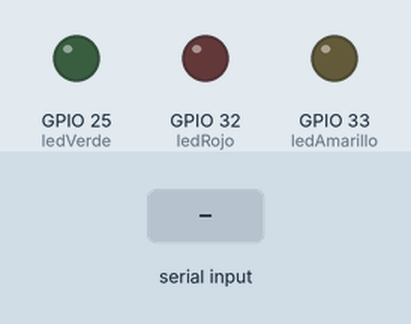
Simulated run of this sketch. Board: ESP32. Shown: output pins drawn as LEDs (lit = HIGH). Dashed ring = blinking. Inputs (shaded band) come from the test bench.

Above: at 1.2 s.
1.3 s: "2" received over Serial
At 1.65 s:
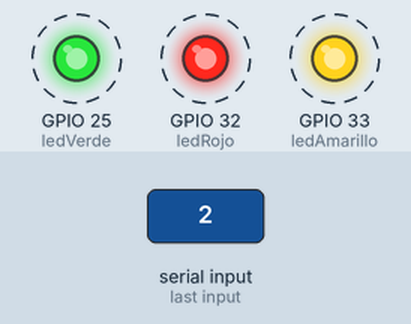
Timing chart, 0 to 4.3 s (numbered marks = the images above; inputs shaded):
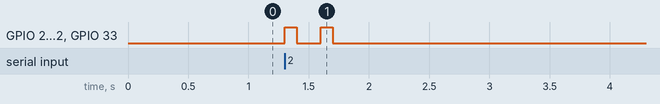

The sketch:

valores_numericos.ino
```cpp
/*
   Valores Numericos

    En este ejemplo podremos enviar un numero del 1 al 9
    empleando el monitor serial y los leds en la placa brillaran
    la misma cantidad de veces.

  Nota:
  - No se requiere de ninguna libreria adicional para esta actividad
  - Es necesario tener la Placa Educativa conectada a su computadora,
    y haber seleccionado la placa correspondiente en herramientas.

  Año 2022
  http://www.faniot.com.ar

*/

int option;              //Declaro una variable que utilizare posteriormente
int ledRojo = 32;       //Declaro en que pin se encuentra mi led Rojo
int ledAmarillo = 33;  //Declaro en que pin se encuentra mi led Amarillo
int ledVerde = 25;    //Declaro en que pin se encuentra mi led Verde


void setup(){
 Serial.begin(115200);                 //Iniciamos la comunicacion serial
 pinMode(ledRojo, OUTPUT);         // Inicializo los pines digitales de los tres siguientes como salida.
 pinMode(ledAmarillo, OUTPUT);
 pinMode(ledVerde, OUTPUT);
}//Final del Setup

void loop(){
  if (Serial.available()>0){                              //si existe información pendiente
    char option = Serial.read();                                                   //leeemos la opcion
    if (option >= '1' && option <= '9'){                                          //si la opcion esta entre '1' y '9'
        option -= '0';                           //restamos el valor '0' para obtener el numero enviado
        for(int i=0;i<option;i++){
           digitalWrite(ledRojo, HIGH);         //Ponemos al Led Rojo en alto
           digitalWrite(ledAmarillo, HIGH);    //Ponemos al Led Rojo en alto
           digitalWrite(ledVerde, HIGH);      //Ponemos al Led Rojo en alto
           delay(100);                         //Generamos una espera de 100ms
           digitalWrite(ledRojo, LOW);        //Ponemos al Led Rojo en bajo
           digitalWrite(ledAmarillo, LOW);   //Ponemos al Led Rojo en bajo
           digitalWrite(ledVerde, LOW);     //Ponemos al Led Rojo en bajo
           delay(200);                     //Generamos una espera de 200ms
           }
       }
}
}//Final del Loop
```

Measured:
- after the input at 1.3 s, GPIO 25 (ledVerde), GPIO 32 (ledRojo), GPIO 33 (ledAmarillo): alternates HIGH for 0.10 s and LOW for 0.20 s, 4 changes in all, then stays LOW, starting at once
